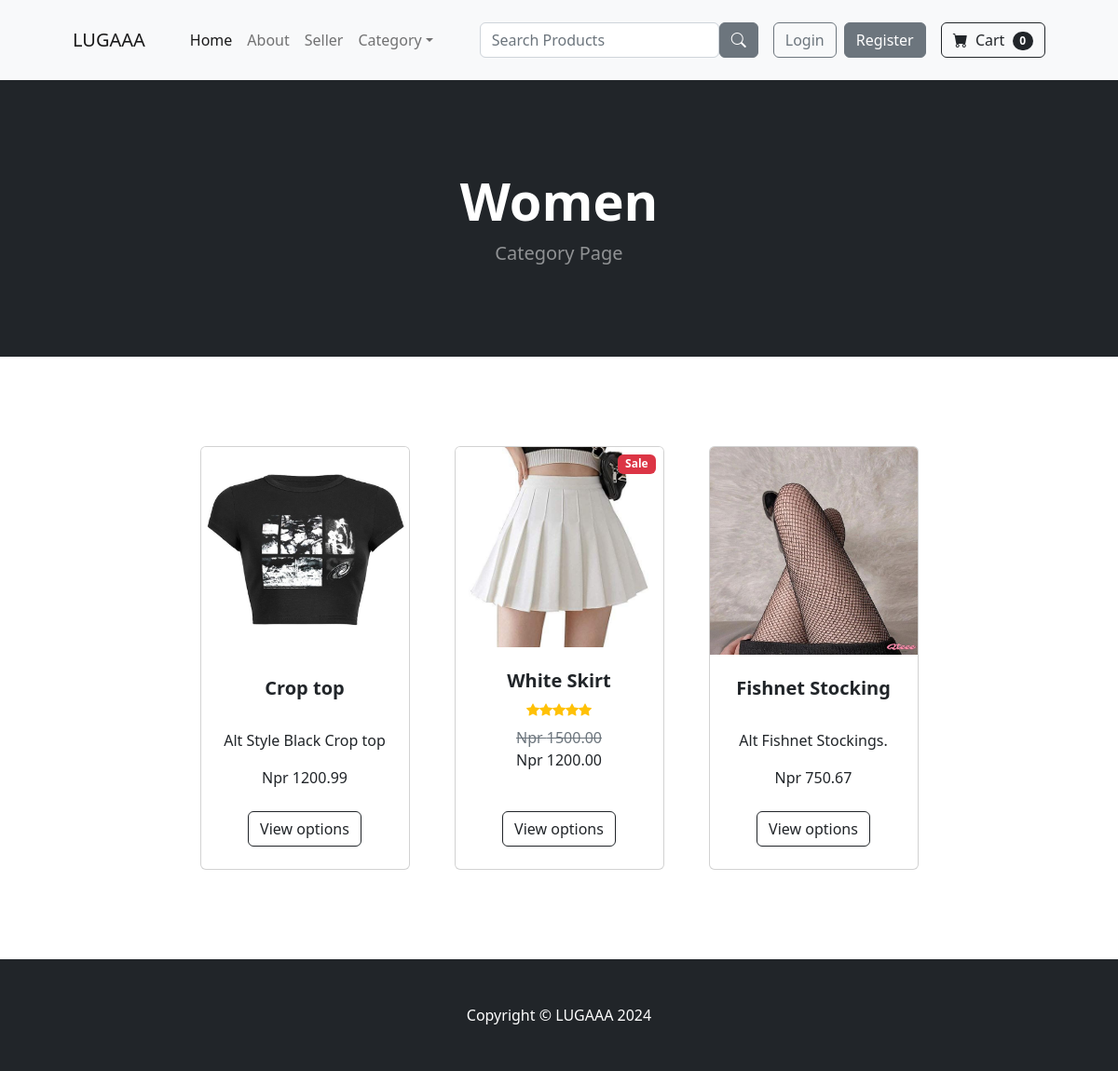
Before: /category/Women with the older database file.
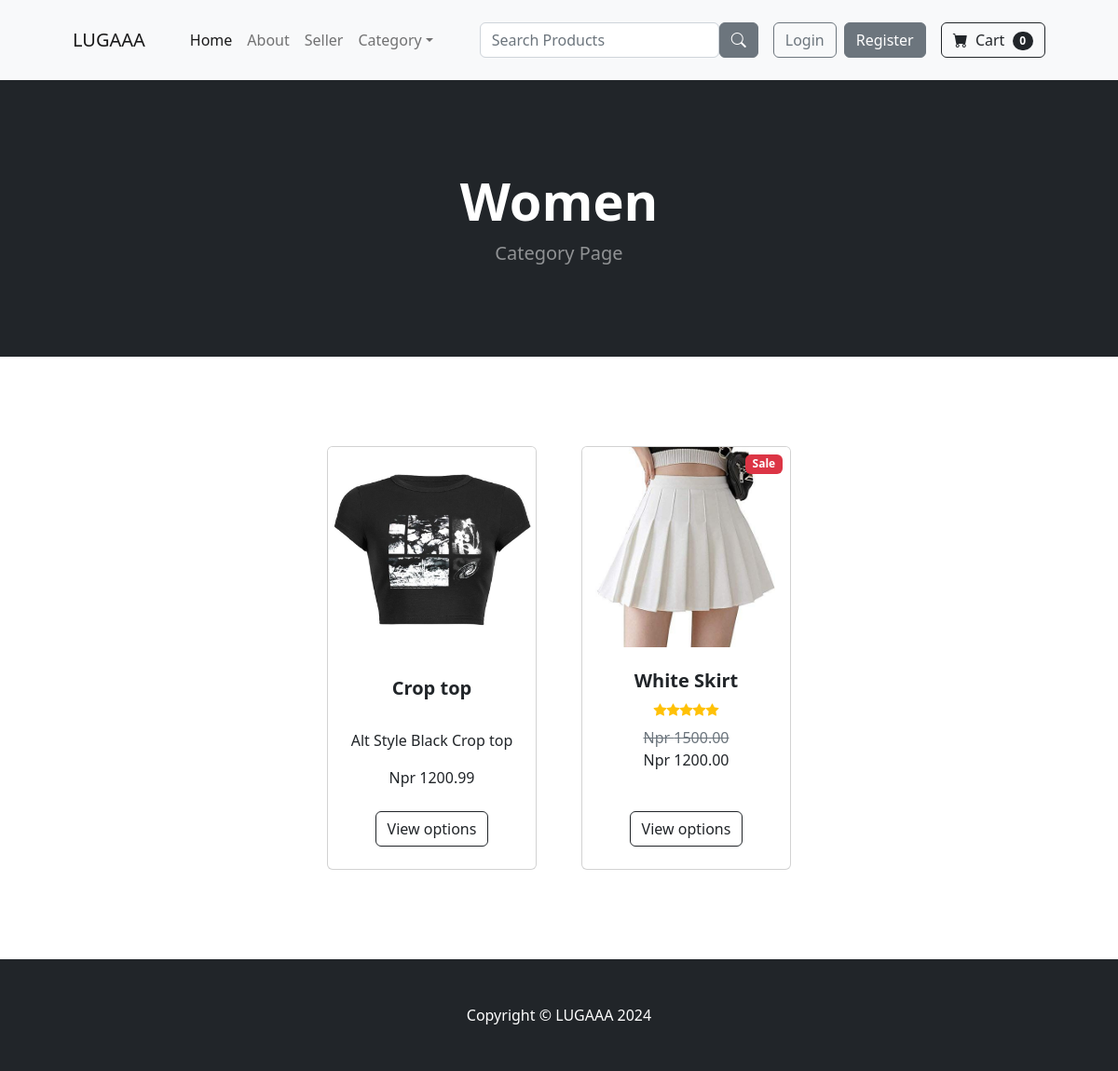
After: the same page with the newer database file.
### store/models.py (models this page shows, shortened)
class Product(models.Model):
    name =  models.CharField(max_length=100)
    price =  models.DecimalField(default=0, decimal_places=2, max_digits = 8)
    category =  models.ForeignKey(Category, on_delete=models.CASCADE, null=True, blank=True)
    description =  models.CharField(max_length=250, default='', blank = True, null=True)
    image = models.ImageField(upload_to='uploads/product/')
    is_sale = models.BooleanField(default= False)
    sale_price = models.DecimalField(default=0, decimal_places=2, max_digits = 8, null=True)
    in_stock =  models.PositiveIntegerField(default=1)

### store/views.py (the view)
# urls.py: path('category/<str:foo>', views.category, name='category'),#urlpatterns for category page
def category(request, foo):
    foo = foo.replace('-', ' ')
    try:
        category = Category.objects.get(name=foo)
        if category.children.exists():
            child_categories = category.children.all()
            products = Product.objects.filter(category__in= child_categories)
        else:
            products = Product.objects.filter(category = category)
        return render(request, 'category.html', {'products': products, 'category': category})
    except:
        messages.success(request, ("The Category Doesnt exist."))
        return redirect('home')

### admin_dashboard/context_processor.py (called while the page is built)
def order_notify(request):
    order = Order.objects.filter(status = 'Pending').count()
    return  {'notification_count': order}

def cancel_notify(request):
    cancel = CancellationOrder.objects.filter(mark_as_read = False).count()
    return {'cancel_count': cancel}

### cart/cart.py (called while the page is built)
    def __len__(self):
        return len(self.cart)

### cart/context_processor.py (called while the page is built)
def cart(request):
    return {'cart': Cart(request)}

### store/context_processor.py (called while the page is built)
def user_order_notify(request):
    user = request.user.pk
    order = Order.objects.filter(user = user, status = 'Pending').count()
    return  {'user_order_count': order}

### store/models.py (called while the page is built)
    def __str__(self):
        return self.name

### store/templates/category.html
{% extends 'base.html' %}
{% load static %}
{% block content %}
        <header class="bg-dark py-5">
            <div class="container px-4 px-lg-5 my-5">
                <div class="text-center text-white">
                    <h1 class="display-4 fw-bolder">{{category}}</h1>
                    <p class="lead fw-normal text-white-50 mb-0">Category Page</p>
                </div>
            </div>
        </header>
        <section class="py-5">
            <div class="container px-4 px-lg-5 mt-5">
                <div class="row gx-4 gx-lg-5 row-cols-2 row-cols-md-3 row-cols-xl-4 justify-content-center">
                   {% for product in products %}
                        {% if product.is_sale %}
                        <div class="col mb-5">
                            <div class="card h-100">
                                <div class="badge bg-danger text-white position-absolute" style="top: 0.5rem; right: 0.5rem">Sale</div>
                                <img class="card-img-top" src="{{ product.image.url }}" alt="..." />
                                <div class="card-body p-4">
                                    <div class="text-center">
                                        <h5 class="fw-bolder">{{  product.name }}</h5>
                                        <div class="d-flex justify-content-center small text-warning mb-2">
                                            <div class="bi-star-fill"></div>
                                            <div class="bi-star-fill"></div>
                                            <div class="bi-star-fill"></div>
                                            <div class="bi-star-fill"></div>
                                            <div class="bi-star-fill"></div>
                                        </div>
                                        <span class="text-muted text-decoration-line-through">Npr {{product.price}}</span><br>
                                        Npr {{product.sale_price}}
                                    </div>
                                </div>
                                <div class="card-footer p-4 pt-0 border-top-0 bg-transparent">
                                    <div class="text-center"><a class="btn btn-outline-dark mt-auto" href="{% url 'product' product.id %}">View options</a></div>
                                </div>
                            </div>
                        </div>
                        {% else %}
                    <div class="col mb-5">
                        <div class="card h-100">
                            <img class="card-img-top" src="{{ product.image.url }}" alt="..." />
                            <div class="card-body p-4">
                                <div class="text-center">
                                    <h5 class="fw-bolder">{{ product.name}}</h5><br>
                                    <p>{{ product.description }}</p>
                                    Npr {{product.price }}
                                </div>
                            </div>
                            <div class="card-footer p-4 pt-0 border-top-0 bg-transparent">
                                <div class="text-center"><a class="btn btn-outline-dark mt-auto" href="{% url 'product' product.id %}">View options</a></div>
                            </div>
                        </div>
                    </div>
                    {% endif %}
                    {% endfor %}
        </section>
{% endblock %}

Changed rows visible on the page:
no longer on this page (row edited): Product: image (picture), name "Fishnet Stocking", description "Alt Fishnet Stockings.", price "750.67"
